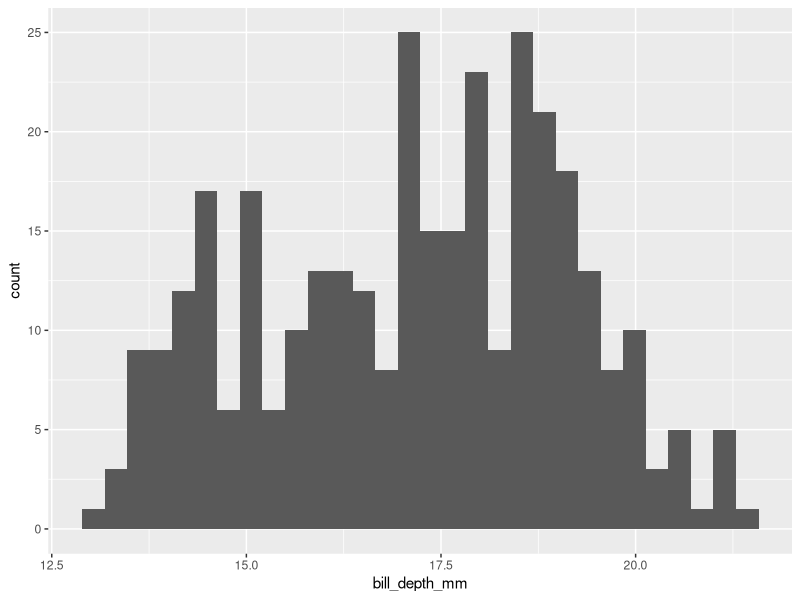
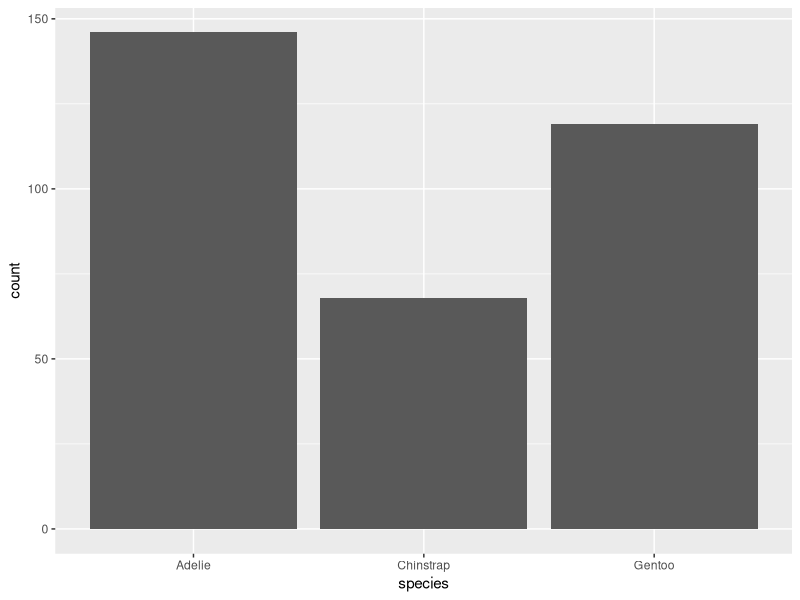

R code for these plots, in order: (Note: this script raises an error after producing the figures.)
## ---- chunk 1
ragg_png = function(..., res = 150) {
  ragg::agg_png(..., res = res, units = "in")
}
knitr::opts_chunk$set(
  comment = " ",
  echo = TRUE,
  message = FALSE,
  warning = FALSE,
  dev = "ragg_png",
  R.options = list(width = 80)
)
## ---- chunk 2
library(ggplot2)
library(dplyr)

penguins <- na.omit(palmerpenguins::penguins)
rmarkdown::paged_table(penguins)
ggplot(penguins, aes(bill_depth_mm)) +
  geom_histogram()
ggplot(penguins, aes(species)) +
  geom_bar()
## ---- chunk 3
"count" %in% colnames(penguins)
## ---- chunk 4
ggplot(penguins, aes(species, y = count)) +
  geom_bar()
## ---- chunk 5
ggplot(penguins, aes(species, y = after_stat(count))) +
  geom_bar()
## ---- chunk 6
#' Inspect a layer's data after computation by the Stat
#'
#' @param p `ggplot` object
#' @param i An integer. The position of the layer's data to return.
#'
#' @return A dataframe
inspect_after_stat <- function(p, i = 1L) {
  ._env <- environment()
  .out <- NULL
  suppressMessages({
    trace(
      what = ggplot2:::ggplot_build.ggplot,
      tracer = rlang::expr(rlang::env_bind(!!._env, ".out" = data)),
      at = 19L,
      print = FALSE
    )
    ggplot_build(p)
    untrace(ggplot2:::ggplot_build.ggplot)
  })
  .out[[i]]
}
## ---- chunk 7
p_bar <- ggplot(penguins, aes(species)) +
  geom_bar(aes(fill = species))
p_bar
## ---- chunk 8
inspect_after_stat(p_bar)
## ---- chunk 9
penguins %>% 
  count(species)
## ---- chunk 10
# Plots are printed left -> right and top -> bottom
# in order of `matrix(1:8, ncol = 2, byrow = TRUE)`
p_bar + aes(y = after_stat(count))
p_bar + aes(y = after_stat(prop))
p_bar + aes(y = after_stat(x))
p_bar + aes(y = after_stat(width))
p_bar + aes(y = after_stat(as.numeric(flipped_aes)))
p_bar + aes(y = after_stat(nchar(as.character(fill))))
p_bar + aes(y = after_stat(as.numeric(PANEL)))
p_bar + aes(y = after_stat(group))
## ---- chunk 11
p_bar_prop <- ggplot(penguins, aes(species)) +
  geom_bar(aes(group = species == "Adelie"))
p_bar_prop
## ---- chunk 12
inspect_after_stat(p_bar_prop)
## ---- chunk 13
p_bar_prop +
  aes(fill = after_stat(as.factor(group)))
## ---- chunk 14
p_bar_prop +
  aes(fill = after_stat(as.factor(group))) +
  # This next line does something unexpected to the fill!
  geom_label(aes(x = 2, y = 100, label = "Hello"), stat = "unique")
## ---- chunk 15
p_bar_group_fill <- ggplot(penguins, aes(species)) +
  geom_bar(
    aes(
      group = species == "Adelie",
      fill = species == "Adelie"
    )
  )
p_bar_group_fill
## ---- chunk 16
p_bar_only_fill <- ggplot(penguins, aes(species)) +
  geom_bar(
    aes(
      # group = species == "Adelie",
      fill = species == "Adelie"
    )
  )
p_bar_only_fill
## ---- chunk 17
p_bar_group_fill + aes(y = after_stat(prop))
p_bar_only_fill + aes(y = after_stat(prop))
## ---- chunk 18
# 2 groups present
inspect_after_stat(p_bar_group_fill)
# 3 groups present
inspect_after_stat(p_bar_only_fill)
## ---- chunk 19
# Absolute value `count` mapped to `y`
ggplot(penguins, aes(species)) +
  geom_bar(aes(y = after_stat(count))) +
  facet_wrap(~ island)
# Relative value `prop` mapped to `y`
ggplot(penguins, aes(species)) +
  geom_bar(aes(y = after_stat(prop), group = 1)) +
  facet_wrap(~ island)
## ---- chunk 20
inspect_after_stat(last_plot())
inspect_after_stat(last_plot()) %>% 
  group_by(PANEL, group) %>% 
  summarize(prop = sum(prop), .groups = 'drop')
## ---- chunk 21
ggplot(penguins, aes(species)) +
  geom_col() # but works with `geom_bar()`
penguins %>% 
  count(species) %>% 
  ggplot(aes(species, n)) +
  geom_bar() # but works with `geom_col()`
## ---- chunk 22
geom_bar()
stat_count()
## ---- chunk 23
ggplot(penguins, aes(species)) +
  geom_bar()
## ---- chunk 24
geom_col()
## ---- chunk 25
penguins_counted <- penguins %>% 
  count(species)

# The raw data
penguins_counted
## ---- chunk 26
p_col <- penguins_counted %>% 
  ggplot(aes(species, n)) +
  geom_col()

# The data after transformation
inspect_after_stat(p_col)
## ---- chunk 27
p_bar_identity <- penguins_counted %>% 
  ggplot(aes(species, n)) +
  geom_bar(stat = "identity") # `geom_bar()` no longer errors

# The data after transformation
inspect_after_stat(p_bar_identity)
## ---- chunk 28
ggplot(penguins, aes(species)) +
  stat_count()
## ---- chunk 29
ggplot(penguins, aes(species)) +
  geom_bar() +
  geom_text(
    aes(y = after_stat(count), label = after_stat(count)),
    stat = "count", vjust = -.5 # little vertical nudging with `vjust`
  )
## ---- chunk 30
ggplot(penguins, aes(species)) +
  stat_count(geom = "bar") +
  stat_count(
    aes(label = after_stat(count)),
    geom = "text", vjust = -.5
  )
## ---- chunk 31
sessionInfo()
